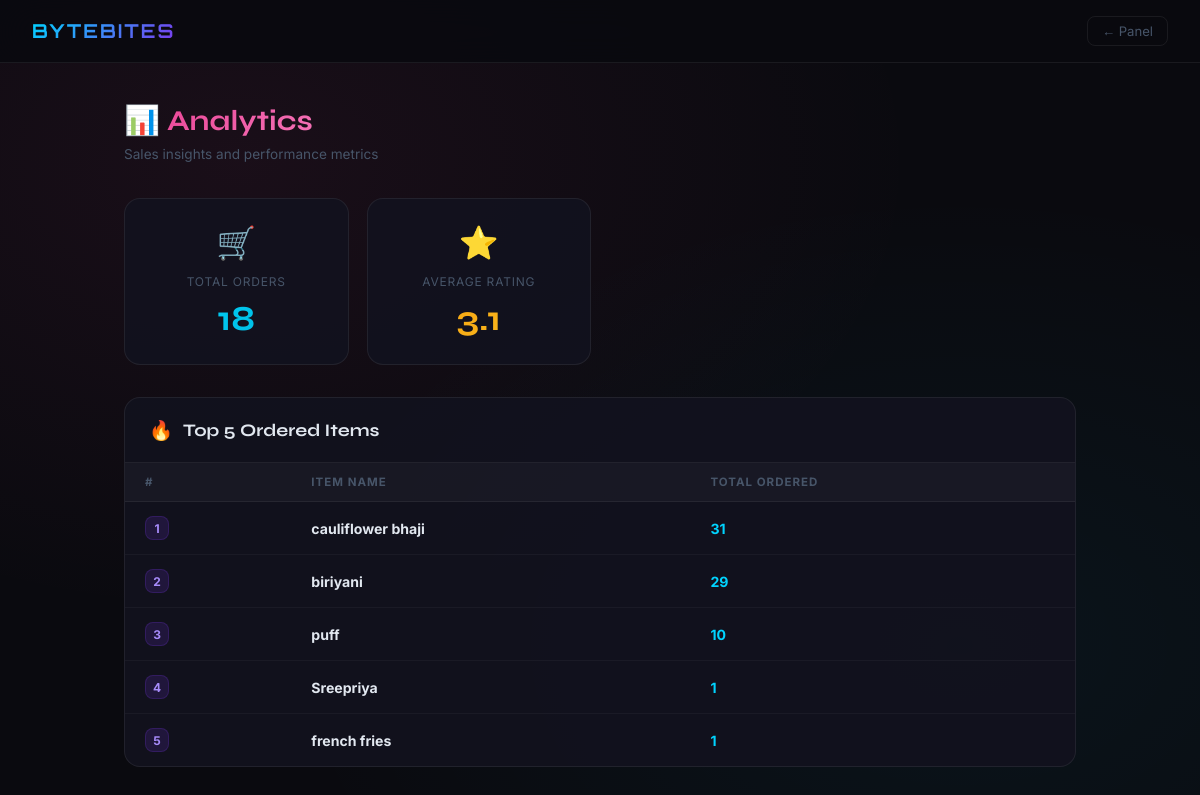
The app's page /analytics (signed in) with its own data.
### tables this page shows
CREATE TABLE menu_items (
    id INTEGER PRIMARY KEY AUTOINCREMENT,
    name TEXT NOT NULL,
    price REAL NOT NULL,
    quantity INTEGER NOT NULL,
    available INTEGER NOT NULL DEFAULT 1
);

### app.py (the view)
@app.route("/analytics")
def analytics():
    if not session.get("shopkeeper"):
        return redirect("/shopkeeper_login")
    conn       = get_db_connection()
    top_items  = db_fetchall(conn, """
        SELECT m.name, SUM(o.quantity) AS total_ordered
        FROM orders o JOIN menu_items m ON o.item_id = m.id
        GROUP BY o.item_id, m.name ORDER BY total_ordered DESC LIMIT 5
    """)
    total_orders = db_fetchone(conn, "SELECT COUNT(*) AS cnt FROM orders")
    avg_rating   = db_fetchone(conn, "SELECT ROUND(AVG(rating),1) AS avg FROM feedback")
    db_close(conn)
    return render_template("analytics.html", top_items=top_items,
                           total_orders=total_orders, avg_rating=avg_rating)

### app.py (called while the page is built)
def get_db_connection():
    if DATABASE_URL:
        import psycopg2
        import psycopg2.extras
        conn = psycopg2.connect(DATABASE_URL)
        conn.autocommit = False
        return conn
    else:
        import sqlite3
        conn = sqlite3.connect("database.db")
        conn.row_factory = sqlite3.Row
        return conn

def db_fetchall(conn, sql, params=()):
    if DATABASE_URL:
        import psycopg2.extras
        sql = sql.replace("?", "%s")
        cur = conn.cursor(cursor_factory=psycopg2.extras.RealDictCursor)
        cur.execute(sql, params)
        return cur.fetchall()
    else:
        cur = conn.execute(sql, params)
        return cur.fetchall()

def db_fetchone(conn, sql, params=()):
    if DATABASE_URL:
        import psycopg2.extras
        sql = sql.replace("?", "%s")
        cur = conn.cursor(cursor_factory=psycopg2.extras.RealDictCursor)
        cur.execute(sql, params)
        return cur.fetchone()
    else:
        cur = conn.execute(sql, params)
        return cur.fetchone()

def db_close(conn):
    conn.close()

### templates/analytics.html (shortened to what this page needs)
<!DOCTYPE html>
<html lang="en">
<head>
</head>
<body>
<nav>
  <span class="logo">BYTEBITES</span>
  <a href="/shopkeeper_home" class="back">← Panel</a>
</nav>
<div class="container">
  <h1>📊 <span>Analytics</span></h1>
  <p class="sub">Sales insights and performance metrics</p>
  <div class="stats-row">
    <div class="stat-card">
      <div class="stat-icon">🛒</div>
      <div class="stat-label">Total Orders</div>
      <div class="stat-value v-cyan">{{ total_orders['cnt'] }}</div>
    </div>
    <div class="stat-card">
      <div class="stat-icon">⭐</div>
      <div class="stat-label">Average Rating</div>
      <div class="stat-value v-gold">{{ avg_rating['avg'] or 'N/A' }}</div>
    </div>
  </div>
  <div class="table-card">
    <div class="table-header">
      <span style="font-size:1.2rem;">🔥</span>
      <h3>Top 5 Ordered Items</h3>
    </div>
    {% if top_items %}
    <table>
      <thead><tr><th>#</th><th>Item Name</th><th>Total Ordered</th></tr></thead>
      <tbody>
        {% for item in top_items %}
        <tr>
          <td><span class="rank">{{ loop.index }}</span></td>
          <td><strong>{{ item['name'] }}</strong></td>
          <td><span class="count">{{ item['total_ordered'] }}</span></td>
        </tr>
        {% endfor %}
      </tbody>
    </table>
    {% else %}
    <div class="empty-msg">No order data yet.</div>
    {% endif %}
  </div>
</div>
</body>
</html>

### templates/analytics.html (style rules this page uses)
* { margin:0;padding:0;box-sizing:border-box; }
body { min-height:100vh;background:#0a0a0f;color:#e2e8f0;font-family:'Inter',sans-serif;background-image:radial-gradient(ellipse at 20% 20%,rgba(236,72,153,0.07) 0%,transparent 50%),radial-gradient(ellipse at 80% 80%,rgba(0,212,255,0.05) 0%,transparent 50%); }
nav { background:rgba(10,10,15,0.95);border-bottom:1px solid rgba(255,255,255,0.07);padding:16px 32px;display:flex;align-items:center;justify-content:space-between;position:sticky;top:0;z-index:100;backdrop-filter:blur(20px); }
.logo { font-family:'Orbitron',sans-serif;font-size:1.2rem;font-weight:700;background:linear-gradient(135deg,#00d4ff,#7c3aed);-webkit-background-clip:text;-webkit-text-fill-color:transparent;letter-spacing:2px; }
.back { color:#475569;font-size:0.82rem;text-decoration:none;padding:6px 14px;border-radius:8px;border:1px solid rgba(255,255,255,0.07);transition:all 0.2s; }
.container { max-width:1000px;margin:0 auto;padding:40px 24px; }
h1 { font-family:'Syne',sans-serif;font-size:1.8rem;margin-bottom:8px; }
h1 span { background:linear-gradient(135deg,#ec4899,#f472b6);-webkit-background-clip:text;-webkit-text-fill-color:transparent; }
.sub { color:#475569;font-size:0.85rem;margin-bottom:36px; }
.stats-row { display:grid;grid-template-columns:repeat(auto-fill,minmax(220px,1fr));gap:18px;margin-bottom:32px; }
.stat-card { background:rgba(18,18,30,0.9);border:1px solid rgba(255,255,255,0.07);border-radius:16px;padding:24px;text-align:center;transition:all 0.25s; }
.stat-icon { font-size:2rem;margin-bottom:12px; }
.stat-label { color:#475569;font-size:0.75rem;text-transform:uppercase;letter-spacing:0.8px;margin-bottom:8px; }
.stat-value { font-family:'Syne',sans-serif;font-size:2.2rem;font-weight:700; }
.v-cyan { background:linear-gradient(135deg,#00d4ff,#00b4d8);-webkit-background-clip:text;-webkit-text-fill-color:transparent; }
.v-gold { background:linear-gradient(135deg,#f59e0b,#fbbf24);-webkit-background-clip:text;-webkit-text-fill-color:transparent; }
.table-card { background:rgba(18,18,30,0.9);border:1px solid rgba(255,255,255,0.07);border-radius:16px;overflow:hidden; }
.table-header { padding:20px 24px;border-bottom:1px solid rgba(255,255,255,0.07);display:flex;align-items:center;gap:10px; }
.table-header h3 { font-family:'Syne',sans-serif;font-size:1.1rem; }
table { width:100%;border-collapse:collapse; }
th { background:rgba(255,255,255,0.03);color:#475569;font-size:0.72rem;text-transform:uppercase;letter-spacing:1px;padding:12px 20px;text-align:left;border-bottom:1px solid rgba(255,255,255,0.06); }
td { padding:14px 20px;border-bottom:1px solid rgba(255,255,255,0.04);font-size:0.88rem; }
tr:last-child td { border-bottom:none; }
.rank { display:inline-flex;align-items:center;justify-content:center;width:24px;height:24px;border-radius:8px;font-size:0.75rem;font-weight:700;background:rgba(124,58,237,0.15);color:#a78bfa;border:1px solid rgba(124,58,237,0.2); }
.count { color:#00d4ff;font-weight:700; }

### records on screen
menu_items: name "cauliflower bhaji", total_ordered "31"
menu_items: name "biriyani", total_ordered "29"
menu_items: name "puff", total_ordered "10"
menu_items: name "Sreepriya", total_ordered "1"
menu_items: name "french fries", total_ordered "1"

### other values on screen
{{ total_orders['cnt'] }} "18"
{{ avg_rating['avg'] or 'N/A' }} "3.1"
